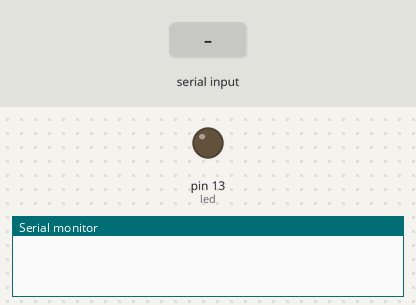
This sketch was run on a simulated Arduino Uno, built with avr-gcc and run on an emulated ATmega328P. Shown: output pins drawn as LEDs (lit = HIGH), the last lines printed to the serial monitor. Inputs (shaded band) come from the test bench.

Above: at 1.2 s.
1.3 s: "1" received over Serial
At 2.7 s:
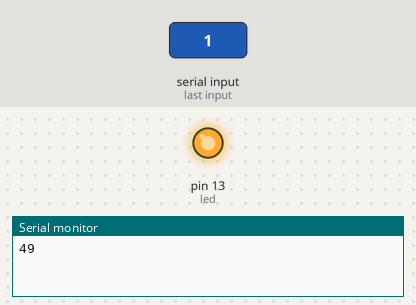
Timing chart, 0 to 4.5 s (numbered marks = the images above; inputs shaded):
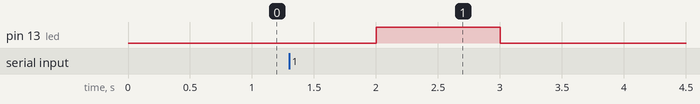

The sketch:

led_exam01.ino
```cpp
int inputdata = 0;
int led = 13;

void setup() {
  // put your setup code here, to run once:
  pinMode(led, OUTPUT);
  Serial.begin(9600);
}

void loop() {
  // put your main code here, to run repeatedly:
  if(Serial.available())
  {
    inputdata = Serial.read();
    Serial.println(inputdata);
    if(inputdata=='1')
    {
      digitalWrite(led,HIGH);
    }
  }
  delay(1000);
  digitalWrite(led,LOW);
}
```

Measured:
- after the input at 1.3 s, pin 13 (led): LOW → HIGH after 0.70 s, → LOW 1.0 s later
